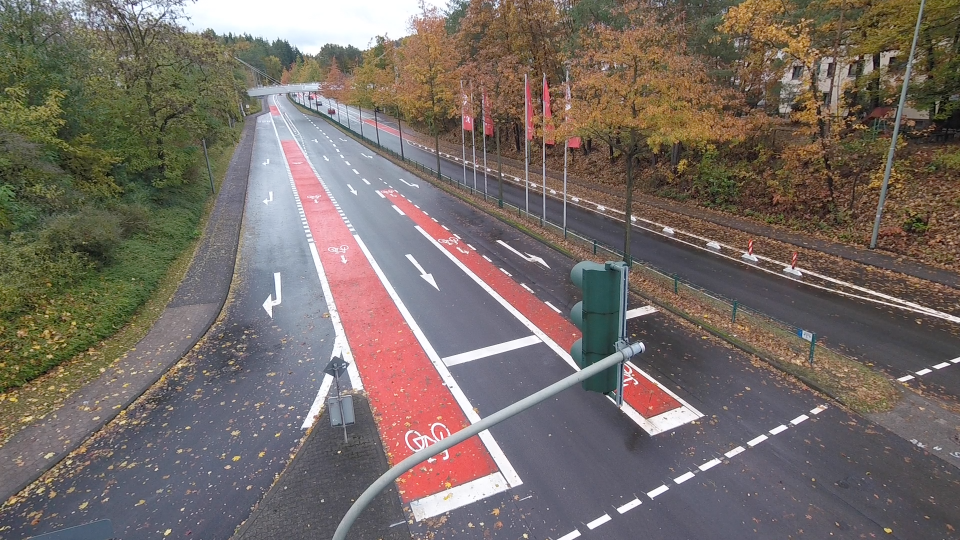
#> input picture camera_calibration/Beispieldaten/example-street.png, 1920 x 1080 px (shown at 1/2 size)
$ python visualize_calibration_points.py
#> lines starting #> are read from the running program, lines starting #| are printed output that depends on the picture
#!/usr/bin/env python3
"""
Visualize calibration points on the example street image.
Reads coordinates from Max_Pla.txt and plots them on example-street.png
"""

import cv2
import numpy as np
import os

def load_3d_points(txt_file):
    """
    Load 3D calibration points from text file.
    Format: ID,X,Y,Z
    """
    points = []
    labels = []

    with open(txt_file, 'r') as f:
        for line in f:
            line = line.strip()
            if not line:
                continue

            parts = line.split(',')
            if len(parts) >= 4:
                try:
                    label = parts[0]
                    x = float(parts[1])
                    y = float(parts[2])
                    z = float(parts[3])

                    points.append([x, y, z])
                    labels.append(label)
                except ValueError:
                    print(f"Skipping invalid line: {line}")

    return np.array(points), labels

def visualize_calibration_points(image_path, points_file, output_path):
    """
    Visualize calibration points on the street image.
    Note: We don't have the 2D pixel coordinates yet, so we'll just
    show the 3D coordinate information.
    """
#> called with output_path = 'calibration_visualization.png'
    # Load image
    image = cv2.imread(image_path)
#> image is the input picture: shape (1080, 1920, 3); mean B, G, R 101.6, 107.7, 118.2
    if image is None:
        print(f"Error: Could not load image from {image_path}")
        return

    print(f"Image loaded: {image.shape[1]}x{image.shape[0]}")
#| Image loaded: 1920x1080

    # Load 3D points
    points_3d, labels = load_3d_points(points_file)
#> (reads camera_calibration/Beispieldaten/Max_Pla.txt from the repository)
    print(f"Loaded {len(points_3d)} calibration points")

    # Create a copy for annotation
    annotated = image.copy()

    # Create an info panel
    info_height = 800
    info_width = 500
    info_panel = np.ones((info_height, info_width, 3), dtype=np.uint8) * 240

    # Add title
    cv2.putText(info_panel, "Calibration Points", (10, 30),
                cv2.FONT_HERSHEY_SIMPLEX, 0.8, (0, 0, 0), 2)
    cv2.putText(info_panel, f"Total: {len(points_3d)} points", (10, 60),
                cv2.FONT_HERSHEY_SIMPLEX, 0.6, (0, 0, 255), 1)

    # Add coordinate info
    y_offset = 100
    for i, (point, label) in enumerate(zip(points_3d[:20], labels[:20])):  # First 20 points
        text = f"{label}: ({point[0]:.2f}, {point[1]:.2f}, {point[2]:.2f})"
        cv2.putText(info_panel, text, (10, y_offset),
                    cv2.FONT_HERSHEY_SIMPLEX, 0.35, (0, 0, 0), 1)
        y_offset += 25

        if y_offset > info_height - 50:
            break

    if len(points_3d) > 20:
        cv2.putText(info_panel, f"... and {len(points_3d) - 20} more", (10, y_offset),
                    cv2.FONT_HERSHEY_SIMPLEX, 0.4, (100, 100, 100), 1)

    # Add reference frame info
    y_offset = info_height - 150
    cv2.putText(info_panel, "Coordinate System:", (10, y_offset),
                cv2.FONT_HERSHEY_SIMPLEX, 0.6, (0, 0, 0), 2)
    y_offset += 30
    cv2.putText(info_panel, "X: Lateral (left-right)", (10, y_offset),
                cv2.FONT_HERSHEY_SIMPLEX, 0.45, (0, 100, 0), 1)
    y_offset += 25
    cv2.putText(info_panel, "Y: Longitudinal (forward)", (10, y_offset),
                cv2.FONT_HERSHEY_SIMPLEX, 0.45, (0, 100, 0), 1)
    y_offset += 25
    cv2.putText(info_panel, "Z: Height (elevation)", (10, y_offset),
                cv2.FONT_HERSHEY_SIMPLEX, 0.45, (0, 100, 0), 1)
    y_offset += 35

    # Add coordinate range info
    x_coords = points_3d[:, 0]
    y_coords = points_3d[:, 1]
    cv2.putText(info_panel, f"X range: [{x_coords.min():.1f}, {x_coords.max():.1f}]m",
                (10, y_offset), cv2.FONT_HERSHEY_SIMPLEX, 0.4, (0, 0, 200), 1)
    y_offset += 20
    cv2.putText(info_panel, f"Y range: [{y_coords.min():.1f}, {y_coords.max():.1f}]m",
                (10, y_offset), cv2.FONT_HERSHEY_SIMPLEX, 0.4, (0, 0, 200), 1)

    # Add a note about visualization
    note_y = 780
    cv2.putText(info_panel, "Note: Use calibration tool to", (10, note_y),
                cv2.FONT_HERSHEY_SIMPLEX, 0.35, (150, 0, 0), 1)
    cv2.putText(info_panel, "map these to image pixels", (10, note_y + 15),
                cv2.FONT_HERSHEY_SIMPLEX, 0.35, (150, 0, 0), 1)

    # Resize image if needed to fit next to info panel
    max_height = info_height
    if annotated.shape[0] > max_height:
        scale = max_height / annotated.shape[0]
#> scale = 0.741
        new_width = int(annotated.shape[1] * scale)
#> new_width = 1422
        annotated = cv2.resize(annotated, (new_width, max_height))

    # Combine image and info panel
    combined = np.hstack([annotated, info_panel])
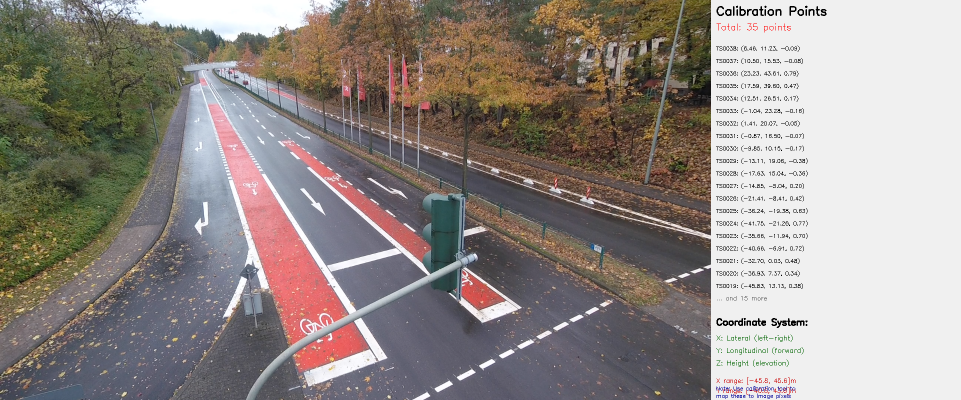
#> combined: shape (800, 1922, 3) (shown at 1/2 size); mean B, G, R 135.6, 140.2, 148

    # Save result
    cv2.imwrite(output_path, combined)
    print(f"✓ Saved visualization to: {output_path}")

    # Print statistics
    print(f"\nCalibration Statistics:")
    print(f"  X range: [{x_coords.min():.2f}, {x_coords.max():.2f}] meters")
    print(f"  Y range: [{y_coords.min():.2f}, {y_coords.max():.2f}] meters")
    print(f"  Coverage area: {x_coords.max() - x_coords.min():.1f}m × {y_coords.max() - y_coords.min():.1f}m")

    return combined

if __name__ == "__main__":
    image_path = "camera_calibration/Beispieldaten/example-street.png"
    points_file = "camera_calibration/Beispieldaten/Max_Pla.txt"
    output_path = "calibration_visualization.png"

    if not os.path.exists(image_path):
        print(f"Error: Image not found at {image_path}")
        exit(1)

    if not os.path.exists(points_file):
        print(f"Error: Points file not found at {points_file}")
        exit(1)

    visualize_calibration_points(image_path, points_file, output_path)
